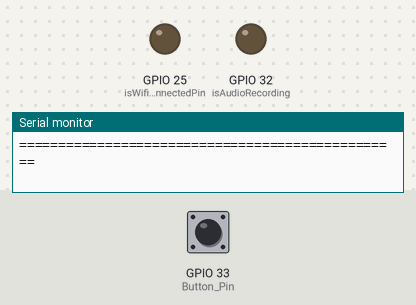
The program below on a simulated ESP32. Shown: output pins drawn as LEDs (lit = HIGH), the last lines printed to the serial monitor. Inputs (shaded band) come from the test bench; at power-on: GPIO 33 (Button_Pin) HIGH. WiFi joins after 1.5 s; servers stay silent unless stated; I2S audio is not simulated (input reads silence); uploads are accepted with an empty reply; storage starts empty. At 9.8 s the program puts the board to deep sleep or switches it off; the recording ends there.

Above: at 0.6 s.
At 2.6 s:
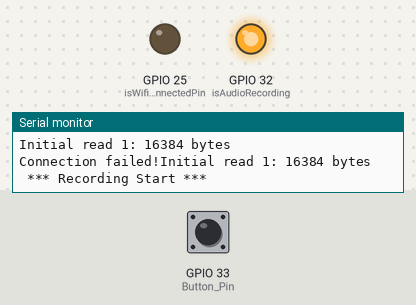
At 3.6 s:
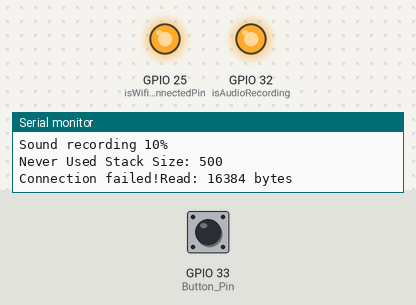
At 8.1 s:
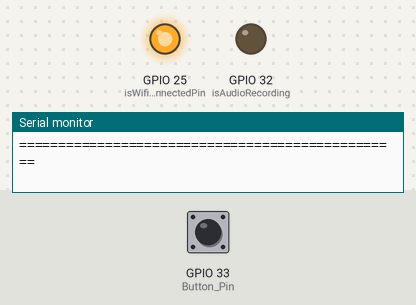
Timing chart, 0 to 9.6 s (numbered marks = the images above):
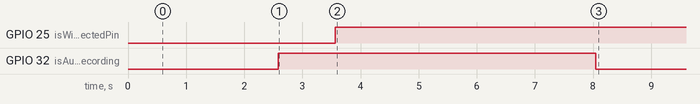

The program:

main.cpp
```cpp
/**
  7:01: fixing mic
 */

// Libraries
#include <driver/i2s.h>
#include <SPIFFS.h>
#include <WiFi.h>
#include <HTTPClient.h>
#include "config.h"

// RTOS Ticks Delay
#define TickDelay(ms) vTaskDelay(pdMS_TO_TICKS(ms))

// INMP441 Ports
#define I2S_WS 15
#define I2S_SD 4
#define I2S_SCK 2

// MAX98357A Ports
#define I2S_DOUT 26
#define I2S_BCLK 27
#define I2S_LRC 14

// Wake-up Button
#define Button_Pin GPIO_NUM_33

// LED Ports
#define isWifiConnectedPin 25
#define isAudioRecording 32

// MAX98357A I2S Setup
#define MAX_I2S_NUM I2S_NUM_1
#define MAX_I2S_SAMPLE_RATE (16000)
#define MAX_I2S_SAMPLE_BITS (16)
#define MAX_I2S_READ_LEN (256)

// INMP441 I2S Setup
#define I2S_PORT I2S_NUM_0
#define I2S_SAMPLE_RATE (16000)
#define I2S_SAMPLE_BITS (16)
#define I2S_READ_LEN (16 * 1024)
#define RECORD_TIME (5) // Seconds
#define I2S_CHANNEL_NUM (1)
#define FLASH_RECORD_SIZE (I2S_CHANNEL_NUM * I2S_SAMPLE_RATE * I2S_SAMPLE_BITS / 8 * RECORD_TIME)

File file;
SemaphoreHandle_t i2sFinishedSemaphore;
const char audioRecordfile[] = "/recording.wav";
const char audioResponsefile[] = "/voicedby.wav";
const int headerSize = 44;

bool isWIFIConnected;

// Node Js server Adresses
const char *serverUploadUrl = "http://192.168.1.4:3000/uploadAudio";
const char *serverBroadcastUrl = "http://192.168.1.4:3000/broadcastAudio";
const char *broadcastPermitionUrl = "http://192.168.1.4:3000/checkVariable";

// Prototypes
void SPIFFSInit();
void listSPIFFS(void);
void i2sInitINMP441();
void i2sInitMax98357A();
void wifiConnect(void *pvParameters);
void I2SAudioRecord(void *arg);
void I2SAudioRecord_dataScale(uint8_t *d_buff, uint8_t *s_buff, uint32_t len);
void wavHeader(byte *header, int wavSize);
void uploadFile();
void semaphoreWait(void *arg);
void broadcastAudio(void *arg);
void printSpaceInfo();

void setup()
{
  esp_sleep_enable_ext0_wakeup(Button_Pin, 1);
  if (digitalRead(Button_Pin) == LOW)
  {
    esp_deep_sleep_start();
  }

  Serial.begin(115200);
  TickDelay(500);
  pinMode(isWifiConnectedPin, OUTPUT);
  digitalWrite(isWifiConnectedPin, LOW);
  pinMode(isAudioRecording, OUTPUT);
  digitalWrite(isAudioRecording, LOW);

  SPIFFSInit();
  i2sInitINMP441();
  i2sFinishedSemaphore = xSemaphoreCreateBinary();
  xTaskCreate(I2SAudioRecord, "I2SAudioRecord", 4096, NULL, 2, NULL);
  TickDelay(500);
  xTaskCreate(wifiConnect, "wifi_Connect", 2048, NULL, 1, NULL);
  TickDelay(500);
  xTaskCreate(semaphoreWait, "semaphoreWait", 2048, NULL, 0, NULL);
}

void loop()
{
}

void SPIFFSInit()
{
  //Xóa toàn bộ dữ liệu hiện có trong vùng nhờ PIFS và định lại lại hệ thống, đưa về trạng thái rỗng
  //SPIFFS.format();
  if (!SPIFFS.begin(true))
  {
    Serial.println("SPIFFS initialisation failed!");
    while (1)
      yield();
  }

  // nếu spiff còn file cũ, xóa file
  if (SPIFFS.exists(audioRecordfile))
  {
    SPIFFS.remove(audioRecordfile);
  }
  if (SPIFFS.exists(audioResponsefile))
  {
    SPIFFS.remove(audioResponsefile);
  }

  //Mở tệp ở chế độ ghi
  file = SPIFFS.open(audioRecordfile, FILE_WRITE);
  if (!file)
  {
    Serial.println("File is not available!");
  }


  //tạo header WAV cho tệp ghi âm
  byte header[headerSize];
  wavHeader(header, FLASH_RECORD_SIZE);

  //ghi header vào tệp
  file.write(header, headerSize);

  //+Đóng file để ghi đc
  file.close();

  //gọi hàm list spiff để debug
  listSPIFFS();
}

void i2sInitINMP441()
{
  i2s_config_t i2s_config = {
      .mode = (i2s_mode_t)(I2S_MODE_MASTER | I2S_MODE_RX),
      .sample_rate = I2S_SAMPLE_RATE,
      .bits_per_sample = i2s_bits_per_sample_t(I2S_SAMPLE_BITS),
      .channel_format = I2S_CHANNEL_FMT_ONLY_LEFT,
      .communication_format = i2s_comm_format_t(I2S_COMM_FORMAT_STAND_I2S),
      .intr_alloc_flags = 0,
      .dma_buf_count = 64,
      .dma_buf_len = 1024,
      .use_apll = 1};

  i2s_driver_install(I2S_PORT, &i2s_config, 0, NULL);

  const i2s_pin_config_t pin_config = {
      .bck_io_num = I2S_SCK,
      .ws_io_num = I2S_WS,
      .data_out_num = -1,
      .data_in_num = I2S_SD};

  i2s_set_pin(I2S_PORT, &pin_config);
}
/*
//xử lí dữ liệu âm thanh trước khi ghi vào recording.wav
void I2SAudioRecord_dataScale(uint8_t *d_buff, uint8_t *s_buff, uint32_t len)
{
  uint32_t j = 0;
  uint32_t dac_value = 0;
  for (int i = 0; i < len; i += 2)
  {
    //đọc 2 byte từ s_buff và chuyển thành giá trị số
    dac_value = ((((uint16_t)(s_buff[i + 1] & 0xf) << 8) | ((s_buff[i + 0]))));
    //                                    //8 byte cao        //8 byte thấp
    //d_buff[j++] = 0; - Ghi một byte 0 vào d_buff tại vị trí j, sau đó tăng j.
    //Byte 0 này không cần thiết cho định dạng WAV mono (1 kênh). Nó tạo ra dữ liệu giống
    //như stereo (2 byte/mẫu, nhưng chỉ 1 byte có giá trị),
    //sai với cấu hình I2S_CHANNEL_NUM = 1 (mono).
    d_buff[j++] = dac_value * 256 / 2048;
  }
}
*/

//chuyển sang xử lý thử bằng hàm dưới đây, ghi trực tiếp giữ liệu từ s_buff vào d _buff sau đó khuếch đại lên
void I2SAudioRecord_dataScale(uint8_t *d_buff, uint8_t *s_buff, uint32_t len) {
  // Sao chép trực tiếp
  memcpy(d_buff, s_buff, len);
  // Tùy chọn: Khuếch đại âm thanh (nếu cần)
  for (uint32_t i = 0; i < len; i += 2) {
    int16_t sample = ((int16_t)(s_buff[i + 1] << 8) | s_buff[i]); // Little-endian
    sample = sample * 15; // Khuếch đại gấp 2 (cẩn thận clipping), tăng giá trị biên độ lên để âm to hơn
    d_buff[i] = (uint8_t)(sample & 0xFF);
    d_buff[i + 1] = (uint8_t)(sample >> 8);
  }
}

void I2SAudioRecord(void *arg)
{

  int i2s_read_len = I2S_READ_LEN;  // kích thước mỗi lần đọc, 16x1024 = 16384 bytes
  int flash_wr_size = 0; //số byte đã ghi
  size_t bytes_read; // lưu số byte thực tế mỗi lần đọc

  char *i2s_read_buff = (char *)calloc(i2s_read_len, sizeof(char)); //cấp phát vùng nhớ lưu dữ liệu thô, cấp phát 16384 bytes cho mỗi buffer, khởi tạo tất cả về 0 đảm bảo buffer sạch
  uint8_t *flash_write_buff = (uint8_t *)calloc(i2s_read_len, sizeof(char)); //cấp phát vùng nhớ lưu dữ liệu đã xử lý
  //+thêm code để dubug xem có cấp phát đủ vùng nhớ không
  if (!i2s_read_buff || !flash_write_buff) {
    Serial.println("Failed to allocate buffers");
    vTaskDelete(NULL);
  }

  //đọc hai lần dữ liệu từ I2S để ổn định trc khi ghi âm
  //đọc từ PORT 0, lưu vào bộ nhớ read, độ dài tối đa read_len, lưu số byte thực tế đọc đc vào bytes_read, delay vô hạn nếu lỗi
  i2s_read(I2S_PORT, (void *)i2s_read_buff, i2s_read_len, &bytes_read, portMAX_DELAY);
  //+thêm để debug xem thực tế mỗi lần đọc đc bnh, tránh trg hợp mic ko ghi vẫn tiếp tục
  Serial.printf("Initial read 1: %u bytes\n", bytes_read);
  i2s_read(I2S_PORT, (void *)i2s_read_buff, i2s_read_len, &bytes_read, portMAX_DELAY);
  //+thêm để debug xem thực tế mỗi lần đọc đc bnh, tránh trg hợp mic ko ghi vẫn tiếp tục
  Serial.printf("Initial read 1: %u bytes\n", bytes_read);

  digitalWrite(isAudioRecording, HIGH);
  Serial.println(" *** Recording Start *** ");

  //+Thêm code để mở Spiff trước khi ghi
  file = SPIFFS.open(audioRecordfile, FILE_APPEND);
  if (!file) {
    Serial.println("Failed to open file for appending");
    free(i2s_read_buff);
    free(flash_write_buff);
    vTaskDelete(NULL);
  }

  while (flash_wr_size < FLASH_RECORD_SIZE)
  {
    // đọc 16384 từ I2S vào i2s_read_buff
    i2s_read(I2S_PORT, (void *)i2s_read_buff, i2s_read_len, &bytes_read, portMAX_DELAY);
    //+thêm để debug xem thực tế mỗi lần đọc đc bnh, tránh trg hợp mic ko ghi vẫn tiếp tục
    Serial.printf("Read: %u bytes\n", bytes_read);

    // xử lý dữ liệu từ i2s_read_buff và lưu vào flash_write_size
    I2SAudioRecord_dataScale(flash_write_buff, (uint8_t *)i2s_read_buff, i2s_read_len);
    //Code  cũ ghi vào file write
    //file.write((const byte *)flash_write_buff, i2s_read_len);
    //flash_wr_size += i2s_read_len;

    //+thêm đoạn debug số byte đã đọc ghi vào flash_wrie_buff
    //tránh mất dữ liệu khi gián đoạn trước khi tệp đc đóng
    file.flush();
    size_t bytes_written = file.write((const byte *)flash_write_buff, bytes_read);
    if (bytes_written != bytes_read) {
      Serial.printf("Failed to write to file, written: %u, expected: %u\n", bytes_written, bytes_read);
      break;
    }
    flash_wr_size += bytes_written;

    ets_printf("Sound recording %u%%\n", flash_wr_size * 100 / FLASH_RECORD_SIZE);
    ets_printf("Never Used Stack Size: %u\n", uxTaskGetStackHighWaterMark(NULL));
  }

  file.close();

  digitalWrite(isAudioRecording, LOW);

  //giải phóng bộ nhớ
  free(i2s_read_buff);
  i2s_read_buff = NULL;
  free(flash_write_buff);
  flash_write_buff = NULL;

  //liệt kê danh sách file
  listSPIFFS();

  //nếu có mạng upload
  if (isWIFIConnected)
  {
    uploadFile();
  }

  //give semaphore báo hiệu đã xong
  xSemaphoreGive(i2sFinishedSemaphore); // После завершения задачи I2SAudioRecord отдаем семафор
  vTaskDelete(NULL);
}

void wavHeader(byte *header, int wavSize)
{
  header[0] = 'R';
  header[1] = 'I';
  header[2] = 'F';
  header[3] = 'F';
  unsigned int fileSize = wavSize + headerSize - 8;
  header[4] = (byte)(fileSize & 0xFF);
  header[5] = (byte)((fileSize >> 8) & 0xFF);
  header[6] = (byte)((fileSize >> 16) & 0xFF);
  header[7] = (byte)((fileSize >> 24) & 0xFF);
  header[8] = 'W';
  header[9] = 'A';
  header[10] = 'V';
  header[11] = 'E';
  header[12] = 'f';
  header[13] = 'm';
  header[14] = 't';
  header[15] = ' ';
  header[16] = 0x10;
  header[17] = 0x00;
  header[18] = 0x00;
  header[19] = 0x00;
  header[20] = 0x01;
  header[21] = 0x00;
  header[22] = 0x01;
  header[23] = 0x00;
  header[24] = 0x80;
  header[25] = 0x3E;
  header[26] = 0x00;
  header[27] = 0x00;
  header[28] = 0x00;
  header[29] = 0x7D;
  header[30] = 0x01;
  header[31] = 0x00;
  header[32] = 0x02;
  header[33] = 0x00;
  header[34] = 0x10;
  header[35] = 0x00;
  header[36] = 'd';
  header[37] = 'a';
  header[38] = 't';
  header[39] = 'a';
  header[40] = (byte)(wavSize & 0xFF);
  header[41] = (byte)((wavSize >> 8) & 0xFF);
  header[42] = (byte)((wavSize >> 16) & 0xFF);
  header[43] = (byte)((wavSize >> 24) & 0xFF);
}

void listSPIFFS(void)
{
  // DEBUG
  printSpaceInfo();
  Serial.println(F("\r\nListing SPIFFS files:"));
  static const char line[] PROGMEM = "=================================================";

  Serial.println(FPSTR(line));
  Serial.println(F("  File name                              Size"));
  Serial.println(FPSTR(line));

  fs::File root = SPIFFS.open("/");
  if (!root)
  {
    Serial.println(F("Failed to open directory"));
    return;
  }
  if (!root.isDirectory())
  {
    Serial.println(F("Not a directory"));
    return;
  }

  fs::File file = root.openNextFile();
  while (file)
  {

    if (file.isDirectory())
    {
      Serial.print("DIR : ");
      String fileName = file.name();
      Serial.print(fileName);
    }
    else
    {
      String fileName = file.name();
      Serial.print("  " + fileName);
      // File path can be 31 characters maximum in SPIFFS
      int spaces = 33 - fileName.length(); // Tabulate nicely
      if (spaces < 1)
        spaces = 1;
      while (spaces--)
        Serial.print(" ");
      String fileSize = (String)file.size();
      spaces = 10 - fileSize.length(); // Tabulate nicely
      if (spaces < 1)
        spaces = 1;
      while (spaces--)
        Serial.print(" ");
      Serial.println(fileSize + " bytes");
    }

    file = root.openNextFile();
  }

  Serial.println(FPSTR(line));
  Serial.println();
  TickDelay(1000);
}

void wifiConnect(void *pvParameters)
{
  isWIFIConnected = false;

  WiFi.begin(WIFI_SSID, WIFI_PASSWORD);

  if (WiFi.status() != WL_CONNECTED)
  {
    digitalWrite(isWifiConnectedPin, LOW);
  }
  while (WiFi.status() != WL_CONNECTED)
  {
    vTaskDelay(500);
    Serial.print("Connection failed!");
  }
  isWIFIConnected = true;
  digitalWrite(isWifiConnectedPin, HIGH);
  while (true)
  {
    vTaskDelay(1000);
  }
}

void uploadFile()
{
  //Mở tệp spiffs
  file = SPIFFS.open(audioRecordfile, FILE_READ);
  if (!file)
  {
    Serial.println("FILE IS NOT AVAILABLE!");
    return;
  }

  Serial.println("===> Upload FILE to Node.js Server");

  //+Thêm code để debug, in ra dung lượng file, heap còn trống và kiểm tra kết nối wifi để debug
  Serial.printf("File size: %u bytes\n", file.size());
  Serial.printf("Free heap before upload: %u bytes\n", ESP.getFreeHeap());

  if (!isWIFIConnected || WiFi.status() != WL_CONNECTED)
  {
    Serial.println("WiFi not connected, cannot upload");
    file.close();
    i2s_driver_uninstall(I2S_NUM_0);
    esp_deep_sleep_start();
    return;
  }

  //Tạo đối tượng http, để gửi êu cầu POST
  HTTPClient client;
  //upload file với header audio/wav
  client.begin(serverUploadUrl);

  //+Thêm code debug, để tránh server đóng kết nối TCP sớm, thêm timout để chương trình có thể xử lí tín hiệu
  client.setTimeout(30000); // Timeout 30 giây
  client.setConnectTimeout(15000); // Timeout kết nối 15 giây

  client.addHeader("Content-Type", "audio/wav");
  int httpResponseCode = client.sendRequest("POST", &file, file.size());
  Serial.print("httpResponseCode : ");
  Serial.println(httpResponseCode);

  //Nếu trả về mã 200 thì thực hiện chương trình
  if (httpResponseCode == 200)
  {
    String response = client.getString();
    Serial.println("==================== Transcription ====================");
    Serial.println(response);
    Serial.println("====================      End      ====================");
  }
  else
  {
    Serial.println("Server is not available... Deep sleep.");
    esp_deep_sleep_start();
  }
  //đóng file, client
  file.close();
  client.end();

  // Освобождение I2S ресурсов
  i2s_driver_uninstall(I2S_NUM_0);
}

void semaphoreWait(void *arg) {
  HTTPClient http;
  while (true) {
    if (xSemaphoreTake(i2sFinishedSemaphore, 0) == pdTRUE) {
      http.begin(broadcastPermitionUrl);
      //http.setTimeout(60000); // Timeout 60 giây
      //http.setConnectTimeout(30000); // Timeout kết nối 30 giây
      int httpResponseCode = http.GET();

      if (httpResponseCode > 0) {
        String payload = http.getString();
        if (payload.indexOf("\"ready\":true") > -1) {
          Serial.println("Recieving confirmed! Start broadcasting...");
          xTaskCreate(broadcastAudio, "broadcastAudio", 8192, NULL, 2, NULL); // Tăng stack
          http.end();
          break;
        } else {
          Serial.println("Waiting for broadcast confirmation from Server...");
        }
      } else {
        Serial.print("HTTP request failed with error code: ");
        Serial.println(httpResponseCode);
        Serial.println("Start sleep.");
        esp_deep_sleep_start();
      }
      xSemaphoreGive(i2sFinishedSemaphore);
      http.end();
    }
    vTaskDelay(500);
  }
  vTaskDelete(NULL);
}

void broadcastAudio(void *arg) {
  //Init I2S để truyền âm từ ESP32 ra lòa
  i2sInitMax98357A();
  //Khởi tạo kết nối HTTP
  HTTPClient http;
  //Khởi tạo kết nối đến endpoint /broadcastAudio trên server
  http.begin(serverBroadcastUrl);
  http.setTimeout(30000); // Thời gian tối đa để ESP32 đợi server trả dữ liệu về sau khi kết nối thành công
  http.setConnectTimeout(10000); //thời gian tối đa connect tới server, nếu ko kết nối đc báo lỗi kết nối
  //Kiểm tra heap: In dung lượng heap còn trống để debug, đảm bảo đủ bộ nhớ cho luồng HTTP và I2S
  Serial.printf("Free heap before stream: %u bytes\n", ESP.getFreeHeap());
  //+chỗ này có thể thêm đoạn code debug nếu heap nhỏ hơn 10KB, thì thông báo
  /*
  if (ESP.getFreeHeap() < 10000) {
  Serial.println("Low heap, aborting broadcast");
  http.end();
  i2s_driver_uninstall(MAX_I2S_NUM);
  esp_deep_sleep_start();
  vTaskDelete(NULL);
  }
  */
  //gửi yêu cầu HTTP GET, trả về mã trạng thái 200, 400, 500, 1, 11
  int httpCode = http.GET();
  //Luồng xử lý âm thanh, nếu trạng thái trả về 200 thì bắt đầu phát
  if (httpCode == HTTP_CODE_OK) {
    //trả về con trỏ đến đối tượng WiFiClient
    WiFiClient *stream = http.getStreamPtr();
    //tạo buffer để lưu dữ liệu âm thanh tạm thời
    uint8_t buffer[MAX_I2S_READ_LEN]; //256 bytes
    //Bắt đầu phát
    Serial.println("Starting broadcastAudio ");
    //vòng lặp phát âm
    while (stream->connected() && stream->available()) {
      //len = số byte thực tế đọc được
      int len = stream->read(buffer, sizeof(buffer)); //đọc luồng: đọc tối đa 256 bytes vào buffer
      //Nếu buffer nhận được dữ liệu, bắt đầu phát
      if (len > 0) {
        //ghi len từ buffer vào I2S để phát ra loa
        size_t bytes_written; //số byte thực tế ghi vào I2S
        i2s_write((i2s_port_t)MAX_I2S_NUM, buffer, len, &bytes_written, portMAX_DELAY);
        //+có thể thêm đoạn code debug, kiểm tra xem số byte ghi vào I2S có bằng số byte nhận được từ server không
        /*
        if (bytes_written != len) {
          Serial.printf("I2S write error: wrote %u, expected %d\n", bytes_written, len);
        }
          */
        //In số byte đã stream và heap còn lại
        Serial.printf("Streamed %d bytes, heap: %u\n", len, ESP.getFreeHeap());
      }
    }
    Serial.println("Audio playback completed");
  } else {
    //thông báo lỗi nếu không get
    Serial.printf("HTTP GET failed, error: %s\n", http.errorToString(httpCode).c_str());
  }

  //dọn dẹp tài nguyên
  http.end();
  i2s_driver_uninstall(MAX_I2S_NUM);
  Serial.println("Going to sleep after broadcasting");
  esp_deep_sleep_start();
  //Hủy task FreeRTOS hiện tại, giải phóng tài nguyên.
  //Đảm bảo task không tiếp tục chạy sau khi hoàn thành.
  //Dòng này không cần thiết vì esp_deep_sleep_start()
  //đã dừng toàn bộ chương trình. Có thể bỏ để đơn giản hóa.
  //vTaskDelete(NULL);
}

void i2sInitMax98357A()
{
  i2s_config_t i2s_config = {
      .mode = (i2s_mode_t)(I2S_MODE_MASTER | I2S_MODE_TX),
      .sample_rate = MAX_I2S_SAMPLE_RATE,
      .bits_per_sample = i2s_bits_per_sample_t(MAX_I2S_SAMPLE_BITS),
      .channel_format = I2S_CHANNEL_FMT_RIGHT_LEFT,
      .communication_format = (i2s_comm_format_t)(I2S_COMM_FORMAT_I2S),
      .intr_alloc_flags = ESP_INTR_FLAG_LEVEL1,
      .dma_buf_count = 8,
      .dma_buf_len = MAX_I2S_READ_LEN,
      .use_apll = false,
      .tx_desc_auto_clear = true,
      .fixed_mclk = 0};

  i2s_pin_config_t pin_config = {
      .bck_io_num = I2S_BCLK,
      .ws_io_num = I2S_LRC,
      .data_out_num = I2S_DOUT,
      .data_in_num = I2S_PIN_NO_CHANGE};

  i2s_driver_install(MAX_I2S_NUM, &i2s_config, 0, NULL);
  i2s_set_pin(MAX_I2S_NUM, &pin_config);
  i2s_zero_dma_buffer(MAX_I2S_NUM);
}

void printSpaceInfo()
{
  size_t totalBytes = SPIFFS.totalBytes();
  size_t usedBytes = SPIFFS.usedBytes();
  size_t freeBytes = totalBytes - usedBytes;

  Serial.print("Total space: ");
  Serial.println(totalBytes);
  Serial.print("Used space: ");
  Serial.println(usedBytes);
  Serial.print("Free space: ");
  Serial.println(freeBytes);
}
```

Source omitted: config.h (103 bytes)

Measured:
- by itself, GPIO 25 (isWifiConnectedPin): LOW → HIGH at 3.6 s
- by itself, GPIO 32 (isAudioRecording): LOW → HIGH at 2.6 s, → LOW 5.5 s later
